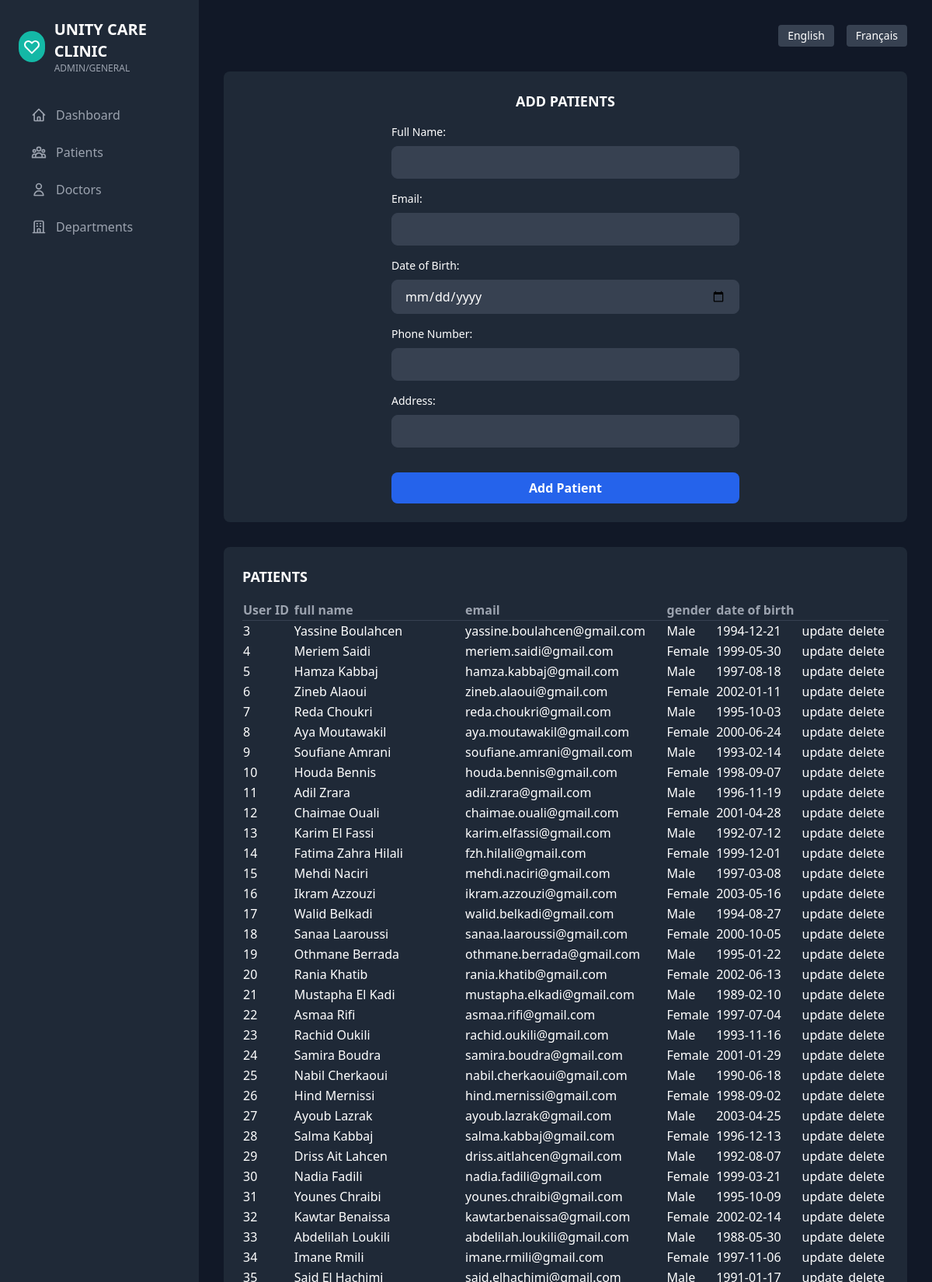
The page /backend/patients.php (upper part) on the database its author committed.
### tables this page shows
CREATE TABLE `patients` (
  `id` int NOT NULL,
  `full_name` varchar(50) NOT NULL,
  `email` varchar(100) NOT NULL,
  `gender` enum('Male','Female','Other') DEFAULT NULL,
  `phone_number` varchar(18) DEFAULT NULL,
  `date_of_birth` date DEFAULT NULL,
  `address` varchar(255) DEFAULT NULL
);

### backend/patients.php (the view, shortened to what this page needs)
<?php
include "config.php";
?>
<!DOCTYPE html>
<html lang="en">
<head>
    <script src="https://cdn.tailwindcss.com"></script>
</head>
<body class="bg-gray-900 text-white font-sans" cz-shortcut-listen="true">
    <div class="flex h-screen">
        <aside class="w-64 bg-gray-800 p-6">
            <div class="flex items-center gap-3 mb-8">
                <div class="w-10 h-10 bg-teal-500 rounded-full flex items-center justify-center">
                    <svg class="w-6 h-6 text-white" fill="none" stroke="currentColor" viewBox="0 0 24 24">
                        <path stroke-linecap="round" stroke-linejoin="round" stroke-width="2"
                            d="M4.318 6.318a4.5 4.5 0 000 6.364L12 20.364l7.682-7.682a4.5 4.5 0 00-6.364-6.364L12 7.636l-1.318-1.318a4.5 4.5 0 00-6.364 0z">
                        </path>
                    </svg>
                </div>
                <div>
                    <h1 class="text-xl font-bold">UNITY CARE CLINIC</h1>
                    <p class="text-xs text-gray-400">ADMIN/GENERAL</p>
                </div>
            </div>
            <nav class="space-y-2">
                <a href="../index.php"
                    class="flex items-center gap-3 px-4 py-2 text-gray-400 hover:bg-gray-700 rounded">
                    <svg class="w-5 h-5" fill="none" stroke="currentColor" viewBox="0 0 24 24">
                        <path stroke-linecap="round" stroke-linejoin="round" stroke-width="2"
                            d="M3 12l2-2m0 0l7-7 7 7M5 10v10a1 1 0 001 1h3m10-11l2 2m-2-2v10a1 1 0 01-1 1h-3m-6 0a1 1 0 001-1v-4a1 1 0 011-1h2a1 1 0 011 1v4a1 1 0 001 1m-6 0h6">
                        </path>
                    </svg>
                    Dashboard
                </a>
                <a href="patients.php" class="flex items-center gap-3 px-4 py-2 text-gray-400 hover:bg-gray-700 rounded">
                    Patients
                </a>
                <a href="doctors.php" class="flex items-center gap-3 px-4 py-2 text-gray-400 hover:bg-gray-700 rounded">
                    <svg class="w-5 h-5" fill="none" stroke="currentColor" viewBox="0 0 24 24">
                        <path stroke-linecap="round" stroke-linejoin="round" stroke-width="2"
                            d="M16 7a4 4 0 11-8 0 4 4 0 018 0zM12 14a7 7 0 00-7 7h14a7 7 0 00-7-7z"></path>
                    </svg>
                    Doctors
                </a>
                <a href="departments.php" class="flex items-center gap-3 px-4 py-2 text-gray-400 hover:bg-gray-700 rounded">
                    <svg class="w-5 h-5" fill="none" stroke="currentColor" viewBox="0 0 24 24">
                        <path stroke-linecap="round" stroke-linejoin="round" stroke-width="2"
                            d="M19 21V5a2 2 0 00-2-2H7a2 2 0 00-2 2v16m14 0h2m-2 0h-5m-9 0H3m2 0h5M9 7h1m-1 4h1m4-4h1m-1 4h1m-5 10v-5a1 1 0 011-1h2a1 1 0 011 1v5m-4 0h4">
                        </path>
                    </svg>
                    Departments
                </a>
            </nav>
        </aside>
        <main class="flex-1 p-8 overflow-auto">
            <div class="flex justify-end items-center gap-4 mb-8">
                <button class="px-3 py-1 bg-gray-700 rounded text-sm">English</button>
                <button class="px-3 py-1 bg-gray-700 rounded text-sm">Français</button>
            </div>
            <div class="grid gap-6 mb-8">
                <div class="bg-gray-800 p-6 rounded-lg">
                    <h3 class="text-lg font-semibold mb-4 text-center">ADD PATIENTS</h3>
                    <form class="form max-w-md mx-auto space-y-4" action="" method="POST">
                        <div>
                            <label class="block mb-2 text-sm font-medium" for="fullname">Full Name:</label>
                            <input
                                class="w-full rounded-lg border border-gray-700 bg-gray-700 px-4 py-2 text-white focus:border-blue-500 focus:outline-none focus:ring-2 focus:ring-blue-500"
                                id="fullname" type="text" name="fullname" value="<?= $fname ?? '' ?>">
                        </div>
                        <div>
                            <label class="block mb-2 text-sm font-medium" for="email">Email:</label>
                            <input
                                class="w-full rounded-lg border border-gray-700 bg-gray-700 px-4 py-2 text-white focus:border-blue-500 focus:outline-none focus:ring-2 focus:ring-blue-500"
                                id="email" type="email" name="email" value="<?= $Email ?? '' ?>">
                        </div>
                        <div>
                            <label class="block mb-2 text-sm font-medium" for="date">Date of Birth:</label>
                            <input
                                class="w-full rounded-lg border border-gray-700 bg-gray-700 px-4 py-2 text-white focus:border-blue-500 focus:outline-none focus:ring-2 focus:ring-blue-500"
                                id="date" type="date" name="date" value="<?= $date ?? '' ?>">
                        </div>
                        <div>
                            <label class="block mb-2 text-sm font-medium" for="Phone">Phone Number:</label>
                            <input
                                class="w-full rounded-lg border border-gray-700 bg-gray-700 px-4 py-2 text-white focus:border-blue-500 focus:outline-none focus:ring-2 focus:ring-blue-500"
                                id="Phone" type="text" name="phone" value="<?= $phone ?? '' ?>">
                        </div>
                        <div>
                            <label class="block mb-2 text-sm font-medium" for="address">Address:</label>
                            <input
                                class="w-full rounded-lg border border-gray-700 bg-gray-700 px-4 py-2 text-white focus:border-blue-500 focus:outline-none focus:ring-2 focus:ring-blue-500"
                                id="address" type="text" name="address" value="<?= $address ?? '' ?>">
                        </div>
                        <div class="pt-4">
                            <button type="submit"
                                class="w-full bg-blue-600 hover:bg-blue-700 text-white font-semibold py-2 px-4 rounded-lg transition duration-200">
                                Add Patient
                            </button>
                        </div>
                    </form>
                </div>
            </div>
            <div class="grid gap-6">
                <div class="bg-gray-800 p-6 rounded-lg">
                    <h3 class="text-lg font-semibold mb-4">PATIENTS</h3>
                    <table class="w-full text-left border-collapse ">
                        <thead>
                            <tr class="border-b border-gray-700">
                                <th class="text-gray-400">User ID</th>
                                <th class="text-gray-400">full name</th>
                                <th class="text-gray-400">email</th>
                                <th class="text-gray-400">gender</th>
                                <th class="text-gray-400">date of birth</th>
                            </tr>
                        </thead>
                        <tbody>
                            <?php
                            $query = "select * from patients";
                            $stm = mysqli_query($mysql, $query);
                            while ($row = mysqli_fetch_assoc($stm)) {
                                echo "
                                        <tr>
                                            <td>$row[id]</td>
                                            <td>$row[full_name]</td>
                                            <td>$row[email]</td>
                                            <td>$row[gender]</td>
                                            <td>$row[date_of_birth]</td>
                                              <td>
                        <a class='action-button update-button ' href='patients.php?id=$row[id]'>update</a>
                    </td>
                    <td>
                        <a class='action-button ' href='delete.php?id=$row[id]'>delete</a>
                    </td>
                                         </tr>
                                        ";
                            }
                            ?>
                        </tbody>
                    </table>
                </div>
            </div>
        </main>
    </div>
</body>
</html>

### rows shown on the page
patients: id "3", full_name "Yassine Boulahcen", email "yassine.boulahcen@gmail.com", gender "Male", date_of_birth "1994-12-21"
patients: id "4", full_name "Meriem Saidi", email "meriem.saidi@gmail.com", gender "Female", date_of_birth "1999-05-30"
patients: id "5", full_name "Hamza Kabbaj", email "hamza.kabbaj@gmail.com", gender "Male", date_of_birth "1997-08-18"
patients: id "6", full_name "Zineb Alaoui", email "zineb.alaoui@gmail.com", gender "Female", date_of_birth "2002-01-11"
patients: id "7", full_name "Reda Choukri", email "reda.choukri@gmail.com", gender "Male", date_of_birth "1995-10-03"
patients: id "8", full_name "Aya Moutawakil", email "aya.moutawakil@gmail.com", gender "Female", date_of_birth "2000-06-24"
patients: id "9", full_name "Soufiane Amrani", email "soufiane.amrani@gmail.com", gender "Male", date_of_birth "1993-02-14"
patients: id "10", full_name "Houda Bennis", email "houda.bennis@gmail.com", gender "Female", date_of_birth "1998-09-07"
patients: id "11", full_name "Adil Zrara", email "adil.zrara@gmail.com", gender "Male", date_of_birth "1996-11-19"
patients: id "12", full_name "Chaimae Ouali", email "chaimae.ouali@gmail.com", gender "Female", date_of_birth "2001-04-28"
patients: id "13", full_name "Karim El Fassi", email "karim.elfassi@gmail.com", gender "Male", date_of_birth "1992-07-12"
patients: id "14", full_name "Fatima Zahra Hilali", email "fzh.hilali@gmail.com", gender "Female", date_of_birth "1999-12-01"
patients: id "15", full_name "Mehdi Naciri", email "mehdi.naciri@gmail.com", gender "Male", date_of_birth "1997-03-08"
patients: id "16", full_name "Ikram Azzouzi", email "ikram.azzouzi@gmail.com", gender "Female", date_of_birth "2003-05-16"
patients: id "17", full_name "Walid Belkadi", email "walid.belkadi@gmail.com", gender "Male", date_of_birth "1994-08-27"
patients: id "18", full_name "Sanaa Laaroussi", email "sanaa.laaroussi@gmail.com", gender "Female", date_of_birth "2000-10-05"
patients: id "19", full_name "Othmane Berrada", email "othmane.berrada@gmail.com", gender "Male", date_of_birth "1995-01-22"
patients: id "20", full_name "Rania Khatib", email "rania.khatib@gmail.com", gender "Female", date_of_birth "2002-06-13"
patients: id "21", full_name "Mustapha El Kadi", email "mustapha.elkadi@gmail.com", gender "Male", date_of_birth "1989-02-10"
patients: id "22", full_name "Asmaa Rifi", email "asmaa.rifi@gmail.com", gender "Female", date_of_birth "1997-07-04"
patients: id "23", full_name "Rachid Oukili", email "rachid.oukili@gmail.com", gender "Male", date_of_birth "1993-11-16"
patients: id "24", full_name "Samira Boudra", email "samira.boudra@gmail.com", gender "Female", date_of_birth "2001-01-29"
patients: id "25", full_name "Nabil Cherkaoui", email "nabil.cherkaoui@gmail.com", gender "Male", date_of_birth "1990-06-18"
patients: id "26", full_name "Hind Mernissi", email "hind.mernissi@gmail.com", gender "Female", date_of_birth "1998-09-02"
patients: id "27", full_name "Ayoub Lazrak", email "ayoub.lazrak@gmail.com", gender "Male", date_of_birth "2003-04-25"
patients: id "28", full_name "Salma Kabbaj", email "salma.kabbaj@gmail.com", gender "Female", date_of_birth "1996-12-13"
patients: id "29", full_name "Driss Ait Lahcen", email "driss.aitlahcen@gmail.com", gender "Male", date_of_birth "1992-08-07"
patients: id "30", full_name "Nadia Fadili", email "nadia.fadili@gmail.com", gender "Female", date_of_birth "1999-03-21"
patients: id "31", full_name "Younes Chraibi", email "younes.chraibi@gmail.com", gender "Male", date_of_birth "1995-10-09"
patients: id "32", full_name "Kawtar Benaissa", email "kawtar.benaissa@gmail.com", gender "Female", date_of_birth "2002-02-14"
patients: id "33", full_name "Abdelilah Loukili", email "abdelilah.loukili@gmail.com", gender "Male", date_of_birth "1988-05-30"
patients: id "34", full_name "Imane Rmili", email "imane.rmili@gmail.com", gender "Female", date_of_birth "1997-11-06"
